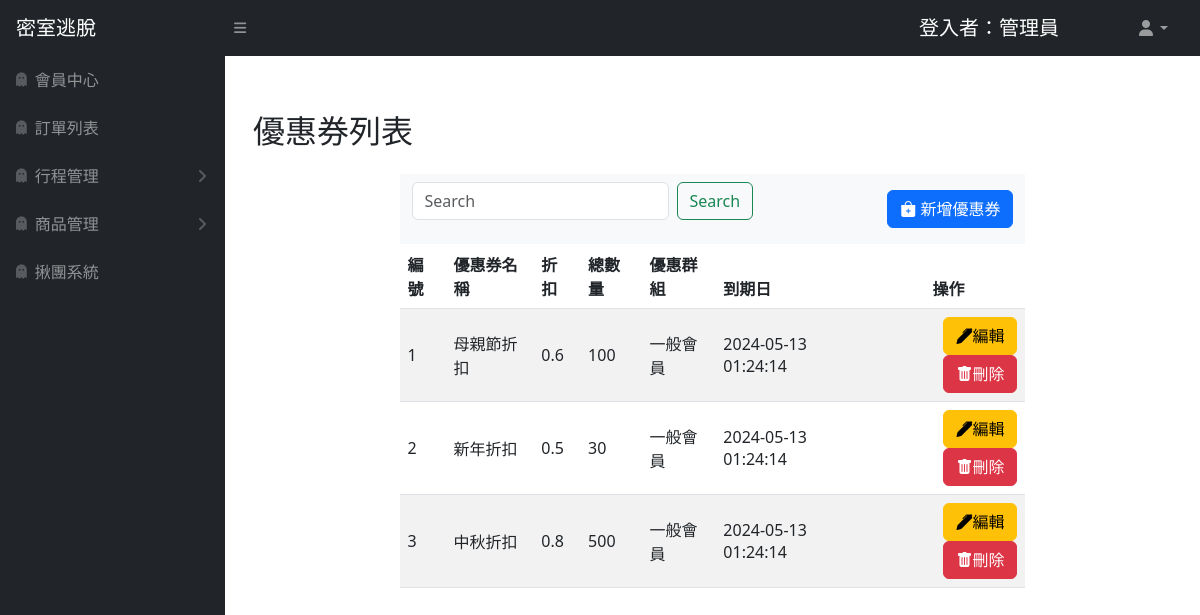
/products/coupon.php (signed in), run on the app's committed database.
### tables this page shows
CREATE TABLE `coupon` (
`coupon_id` integer PRIMARY KEY NOT NULL AUTO_INCREMENT,
`coupon_name` varchar(255),
`discount` float,
`category_id` integer,
`user_group` varchar(100),
`total_quantity` integer,
`expiry_date` datetime,
`created_at` datetime,
`last_modified_by` VARCHAR(50),
`last_modified_at` datetime
);

### products/db_select/select_coupon.php (called while the page is built, shortened)
<?php
require __DIR__ . '/../../config/pdo-connect.php';
$c_sql = "SELECT * FROM `coupon`";
$all_coupon_row = $pdo->query($c_sql)->fetchAll();

### products/coupon.php (the view, shortened to what this page needs)
<?php include 'db_select/select_coupon.php' ?>
<?php include __DIR__ . '/../parts/html-head.php' ?>
<?php include 'components/navbar.php' ?>
<div class="container mt-3 py-2">
    <div class="col-10 col-lg-6">
        <h2 class="p-3 mt-3">優惠券列表</h2>
    </div>
    <div class="row">
        <div class="col-8 mx-auto">
            <nav class="navbar navbar-light bg-light">
                <div class="container-fluid d-flex justify-content-between">
                    <form onsubmit="selectData()" class="d-flex" name="searchForm">
                        <input class="form-control me-2" type="search" placeholder="Search" aria-label="Search" name="mySearch">
                        <button class="btn btn-outline-success" type="submit">Search</button>
                    </form>
                    <div>
                        <a class="btn btn-primary" href="add-coupon.php">
                            <i class="bi bi-bag-plus-fill"></i>
                            新增優惠券
                        </a>
                    </div>
                </div>
            </nav>
            <table id="ProductTable" class="table table-striped table-hover align-middle">
                <thead>
                    <tr>
                        <th scope="col">編號</th>
                        <th scope="col">優惠券名稱</th>
                        <th scope="col">折扣</th>
                        <th scope="col">總數量</th>
                        <th scope="col">優惠群組</th>
                        <th scope="col">到期日</th>
                        <th scope="col" class="text-center">操作</th>
                    </tr>
                </thead>
                <tbody>
                    <?php foreach ($all_coupon_row as $r) : ?>
                        <tr>
                            <td><?= $r['coupon_id'] ?></td>
                            <td><?= $r['coupon_name'] ?></td>
                            <td><?= $r['discount'] ?></td>
                            <td><?= $r['total_quantity'] ?></td>
                            <td><?= $r['user_group'] ?></td>
                            <td><?= $r['expiry_date'] ?></td>
                            <td class="text-end">
                                <a class="btn btn-warning" href="edit-coupon.php?coupon_id=<?= $r['coupon_id'] ?>">
                                    <i class="bi bi-pen-fill"></i>編輯
                                </a>
                                <a class="btn btn-danger" href="javascript: deleteOne(<?= $r['coupon_id'] ?>)">
                                    <i class="bi bi-trash-fill"></i>刪除
                                </a>
                            </td>
                        </tr>
                    <?php endforeach; ?>
                </tbody>
            </table>
        </div>
    </div>
</div>
</div>
<?php include __DIR__ . '/../parts/scripts.php' ?>
<?php include 'components/foot.php' ?>

### data on the page
coupon: coupon_id "1", coupon_name "母親節折扣", discount "0.6", total_quantity "100", user_group "一般會員", expiry_date "2024-05-13 01:24:14"
coupon: coupon_id "2", coupon_name "新年折扣", discount "0.5", total_quantity "30", user_group "一般會員", expiry_date "2024-05-13 01:24:14"
coupon: coupon_id "3", coupon_name "中秋折扣", discount "0.8", total_quantity "500", user_group "一般會員", expiry_date "2024-05-13 01:24:14"

### other printed values
$_SESSION['admin']['nickname'] "管理員"
